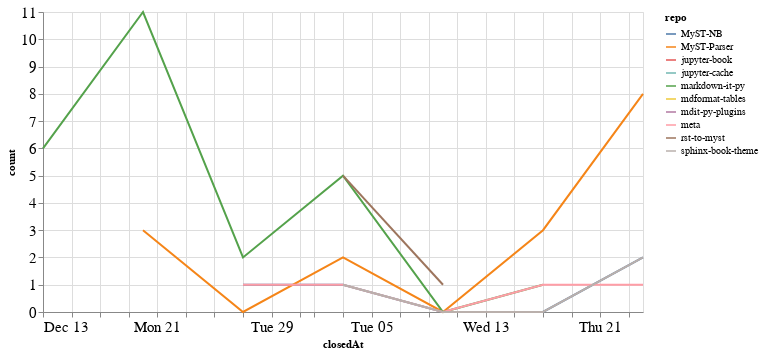

Notebook code for this chart:
### Code cell
closed_by_time = closed_by.groupby('repo').resample('W', on='closedAt').count()['author'].reset_index()
closed_by_time = closed_by_time.rename(columns={'author': 'count'})

alt.Chart(closed_by_time, width=600).mark_line().encode(
    x='closedAt',
    y='count',
    color='repo',
    tooltip="repo"
)

### Figure 1 — Vega-Lite specification as saved in the notebook (floating-point values rounded to 4 significant figures)
{"config": {"axisLeft": {"labelFontSize": 15}, "axisBottom": {"labelFontSize": 15}}, "data": {"name": "data-9a01bb364fe76344cd62d8e4d187f98e"}, "mark": "line", "encoding": {"color": {"type": "nominal", "field": "repo"}, "tooltip": {"type": "nominal", "field": "repo"}, "x": {"type": "temporal", "field": "closedAt"}, "y": {"type": "quantitative", "field": "count"}}, "width": 600, "$schema": "https://vega.github.io/schema/vega-lite/v4.8.1.json", "datasets": {"data-9a01bb364fe76344cd62d8e4d187f98e": [{"repo": "MyST-NB", "closedAt": "2020-12-27T00:00:00", "count": 1}, {"repo": "MyST-NB", "closedAt": "2021-01-03T00:00:00", "count": 1}, {"repo": "MyST-NB", "closedAt": "2021-01-10T00:00:00", "count": 0}, {"repo": "MyST-NB", "closedAt": "2021-01-17T00:00:00", "count": 0}, {"repo": "MyST-NB", "closedAt": "2021-01-24T00:00:00", "count": 2}, {"repo": "MyST-Parser", "closedAt": "2020-12-20T00:00:00", "count": 3}, {"repo": "MyST-Parser", "closedAt": "2020-12-27T00:00:00", "count": 0}, {"repo": "MyST-Parser", "closedAt": "2021-01-03T00:00:00", "count": 2}, {"repo": "MyST-Parser", "closedAt": "2021-01-10T00:00:00", "count": 0}, {"repo": "MyST-Parser", "closedAt": "2021-01-17T00:00:00", "count": 3}, {"repo": "MyST-Parser", "closedAt": "2021-01-24T00:00:00", "count": 8}, {"repo": "jupyter-book", "closedAt": "2021-01-17T00:00:00", "count": 1}, {"repo": "jupyter-cache", "closedAt": "2021-01-17T00:00:00", "count": 2}, {"repo": "markdown-it-py", "closedAt": "2020-12-13T00:00:00", "count": 6}, {"repo": "markdown-it-py", "closedAt": "2020-12-20T00:00:00", "count": 11}, {"repo": "markdown-it-py", "closedAt": "2020-12-27T00:00:00", "count": 2}, {"repo": "markdown-it-py", "closedAt": "2021-01-03T00:00:00", "count": 5}, {"repo": "markdown-it-py", "closedAt": "2021-01-10T00:00:00", "count": 0}, {"repo": "markdown-it-py", "closedAt": "2021-01-17T00:00:00", "count": 1}, {"repo": "mdformat-tables", "closedAt": "2020-12-13T00:00:00", "count": 1}, {"repo": "mdit-py-plugins", "closedAt": "2020-12-20T00:00:00", "count": 3}, {"repo": "meta", "closedAt": "2020-12-27T00:00:00", "count": 1}, {"repo": "meta", "closedAt": "2021-01-03T00:00:00", "count": 1}, {"repo": "meta", "closedAt": "2021-01-10T00:00:00", "count": 0}, {"repo": "meta", "closedAt": "2021-01-17T00:00:00", "count": 1}, {"repo": "meta", "closedAt": "2021-01-24T00:00:00", "count": 1}, {"repo": "rst-to-myst", "closedAt": "2021-01-03T00:00:00", "count": 5}, {"repo": "rst-to-myst", "closedAt": "2021-01-10T00:00:00", "count": 1}, {"repo": "sphinx-book-theme", "closedAt": "2021-01-03T00:00:00", "count": 1}, {"repo": "sphinx-book-theme", "closedAt": "2021-01-10T00:00:00", "count": 0}, {"repo": "sphinx-book-theme", "closedAt": "2021-01-17T00:00:00", "count": 0}, {"repo": "sphinx-book-theme", "closedAt": "2021-01-24T00:00:00", "count": 2}]}}
